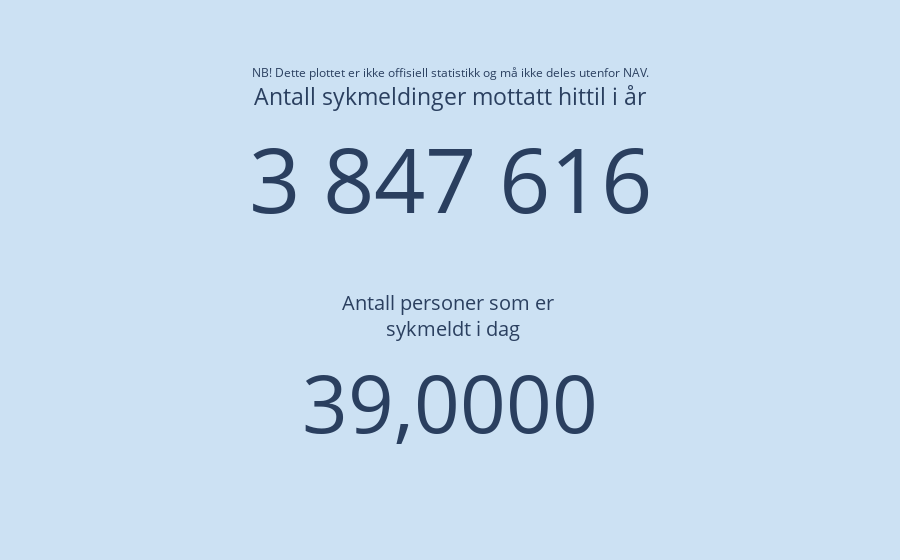

Notebook source saved alongside this figure:
### Code cell
fig_nokkeltall = go.Figure()

num_iår = df_ant_aar[df_ant_aar['År'] == dagens_år]['antall'].sum()

fig_nokkeltall.add_trace(
    go.Indicator(
        mode = "number",
        value = num_iår,
        number = {"valueformat": ",d", 
                  'font':{'size':90}},
        domain = {'column': 0, 
                  'row': 0},
        title = {'text': 'Antall sykmeldinger mottatt hittil i år'}
    )
)


fig_nokkeltall.add_trace(
    go.Indicator(
        mode = "number",
        value = antall_sykmeldte_personer_idag,
        number = {"valueformat": ",g"},
        domain = {'column':0, 
                  'row':1},
        title = {'text': f'Antall personer som er <br> sykmeldt i dag'}
    )
)

fig_nokkeltall.add_annotation(
    text = annotation_text,
    showarrow= False, 
    align= 'center',
    x= 0.5,
    y= 1.1,
    font={'size':12},
    xref= 'paper',
    yref= 'paper'
)




fig_nokkeltall.update_layout(
    autosize=True, 
    grid = {'rows': 2, 
            'columns': 1, 
            'pattern': "independent"}, 
    separators=', ', 
    paper_bgcolor=nokkeltall_farge, 
    height=600
)

### Figure 1 — Plotly figure (JSON) as saved in the notebook; plotly's stock layout.template omitted (floating-point values rounded to 4 significant figures)
{"data": [{"domain": {"column": 0, "row": 0}, "mode": "number", "number": {"font": {"size": 90}, "valueformat": ",d"}, "title": {"text": "Antall sykmeldinger mottatt hittil i år"}, "type": "indicator", "value": 3847616}, {"domain": {"column": 0, "row": 1}, "mode": "number", "number": {"valueformat": ",g"}, "title": {"text": "Antall personer som er <br> sykmeldt i dag"}, "type": "indicator", "value": 39}], "layout": {"annotations": [{"align": "center", "font": {"size": 12}, "showarrow": false, "text": "NB! Dette plottet er ikke offisiell statistikk og må ikke deles utenfor NAV.", "x": 0.5, "xref": "paper", "y": 1.1, "yref": "paper"}], "autosize": true, "grid": {"columns": 1, "pattern": "independent", "rows": 2}, "paper_bgcolor": "#CCE1F3", "separators": ", "}}
